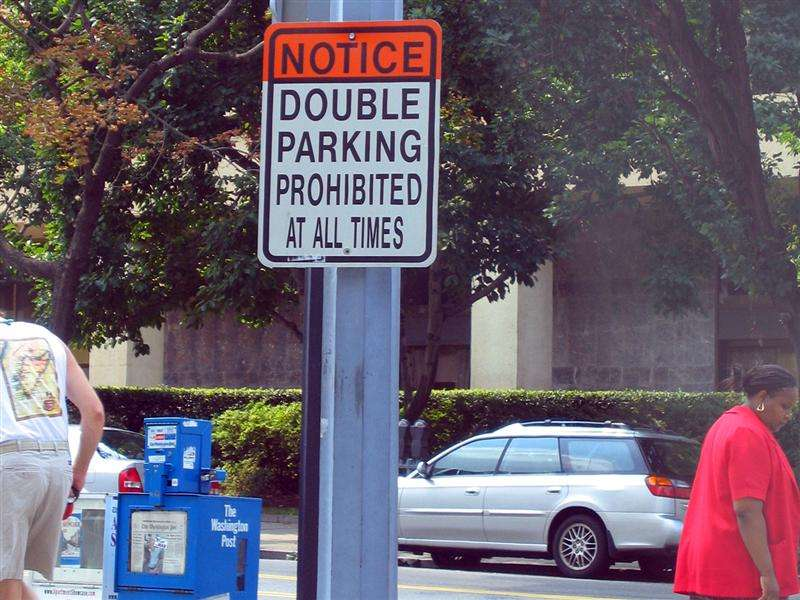
#> input picture scenetext01.jpg, 800 x 600 px
$ python example2.py
#> lines starting #> are read from the running program, lines starting #| are printed output that depends on the picture
import cv2
import random

img = cv2.imread('./scenetext01.jpg', cv2.IMREAD_COLOR)
#> img is the input picture: shape (600, 800, 3); mean B, G, R 108.1, 94.7, 105.4

fast = cv2.FastFeatureDetector_create(160, True, cv2.FAST_FEATURE_DETECTOR_TYPE_9_16)
keyPoints = fast.detect(img)
#> keyPoints = 101 keypoints; strongest (x, y, size): (224, 115, 7), (126, 182, 7), (262, 269, 7), (96, 67, 7)

for kp in keyPoints:
    kp.size = 100 * random.random()
    kp.angle = 360 * random.random()
#> this loop made 101 passes

matches = []
for i in range(len(keyPoints)):
    matches.append(cv2.DMatch(i, i, 1))
#> this loop made 101 passes
#> after the loop, matches = 101 matches

show_img = cv2.drawKeypoints(img, keyPoints, None, (255, 0, 255))

cv2.imshow('Keypoints', show_img)
cv2.waitKey()
cv2.destroyAllWindows()

show_img = cv2.drawKeypoints(img, keyPoints, None, (0, 255, 0),
                             cv2.DRAW_MATCHES_FLAGS_DRAW_RICH_KEYPOINTS)
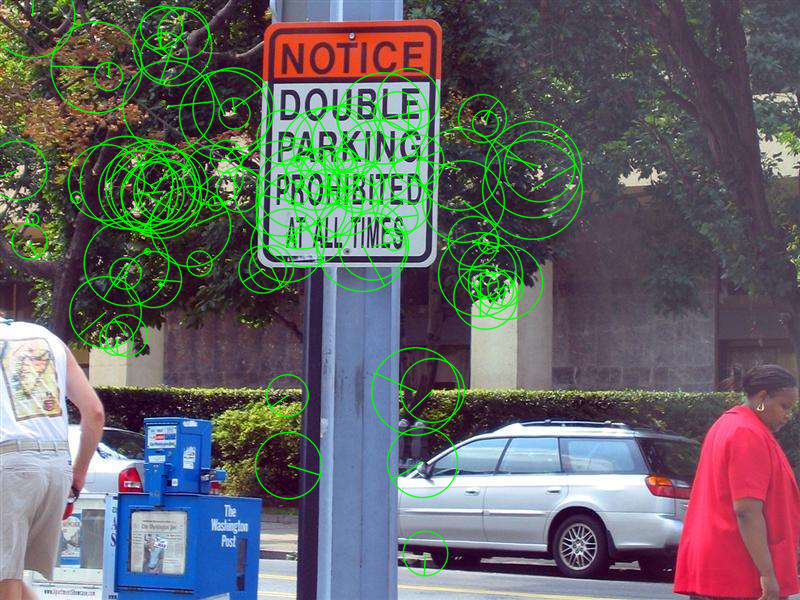
#> show_img: shape (600, 800, 3); mean B, G, R 103.4, 102.4, 100.8

cv2.imshow('Keypoints', show_img)
cv2.waitKey()
cv2.destroyAllWindows()

show_img = cv2.drawMatches(img, keyPoints, img, keyPoints, matches, None,
                           flags=cv2.DRAW_MATCHES_FLAGS_DRAW_RICH_KEYPOINTS)
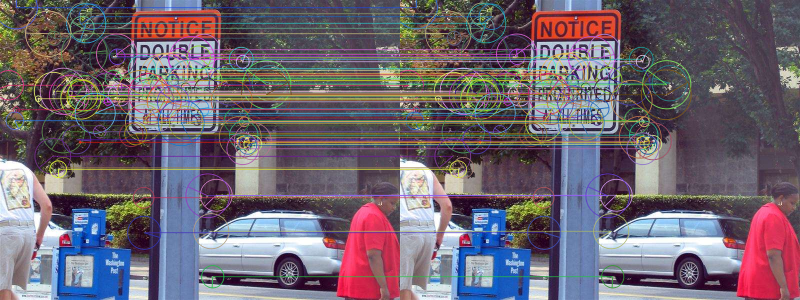
#> show_img: shape (600, 1600, 3) (shown at 1/2 size); mean B, G, R 112.3, 100.7, 110.9

cv2.imshow('Matches', show_img)
cv2.waitKey()
cv2.destroyAllWindows()

$ run again, with dog.jpg copied over scenetext01.jpg
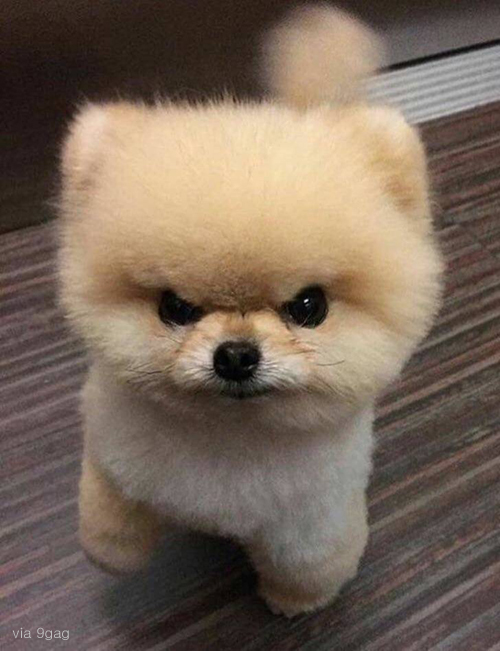
#> input picture dog.jpg, 500 x 651 px
#> img is the input picture: shape (651, 500, 3); mean B, G, R 89.1, 103, 119.4
#> keyPoints = 1 keypoints; (x, y, size): (306, 300, 7)
#> the loop `for kp in keyPoints:` made 1 pass
#> the loop `for i in range(len(keyPoints)):` made 1 pass
#> after the loop `for i in range(len(keyPoints)):`: matches = 1 matches
#> `show_img = cv2.drawMatches(img, keyPoints, img, keyPoints, matches, No..`:
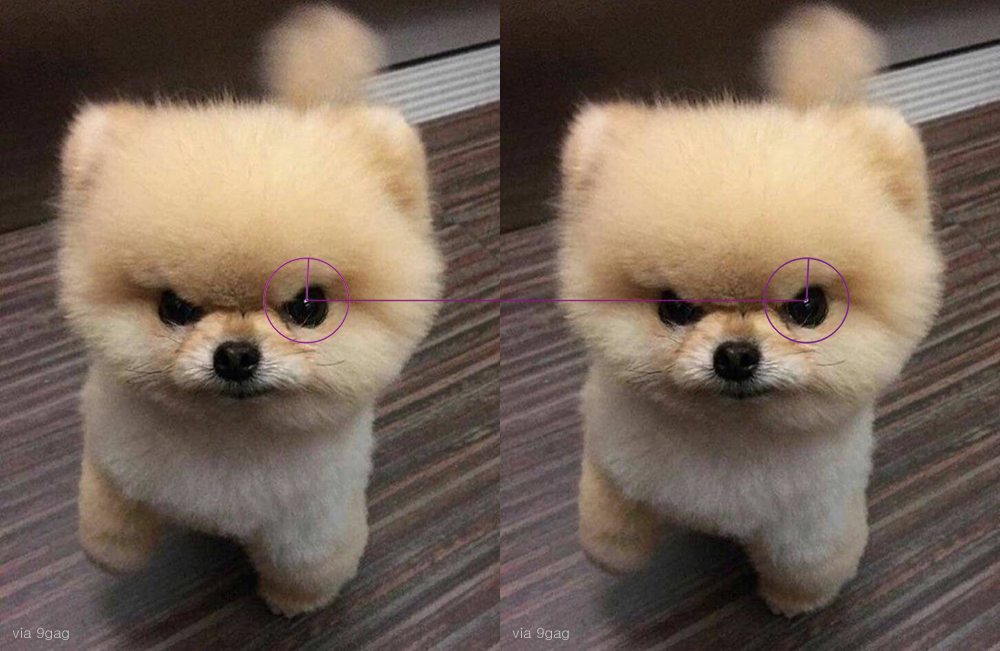
#> show_img: shape (651, 1000, 3); mean B, G, R 89.2, 102.8, 119.4
